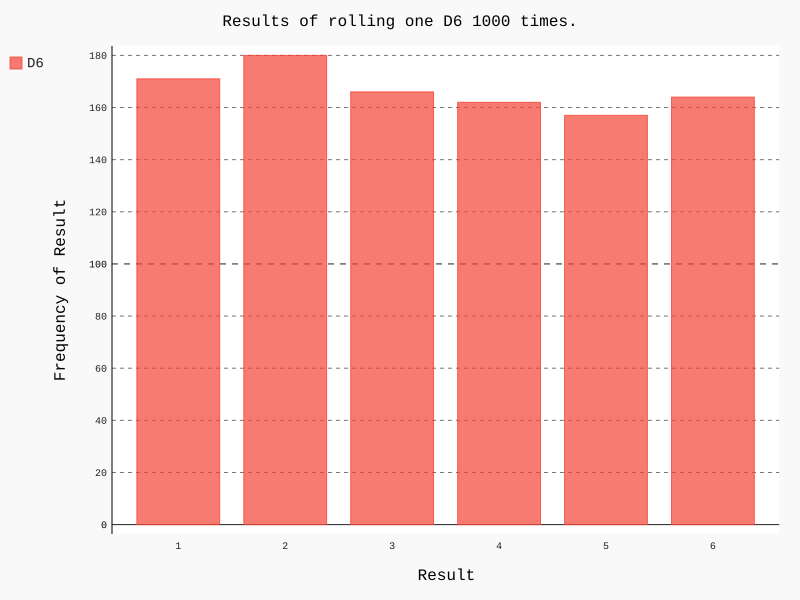

Here is the Python script that generated this plot:
import pygal

from die import Die

# Create a D6.
die = Die()

# Make some rolls, and store results in a list.
results = []
for roll_num in range(1000):
    result = die.roll()
    results.append(result)
    
# Analyze the results.
frequencies = []
for value in range(1, die.num_sides+1):
    frequency = results.count(value)
    frequencies.append(frequency)
    
# Visualize the results.
hist = pygal.Bar()
hist.force_uri_protocol = 'http'

hist.title = "Results of rolling one D6 1000 times."
hist.x_labels = ['1', '2', '3', '4', '5', '6']
hist.x_title = "Result"
hist.y_title = "Frequency of Result"

hist.add('D6', frequencies)
hist.render_to_file('die_visual.svg')
